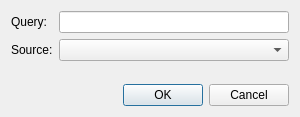
<?xml version="1.0" encoding="UTF-8"?>
<ui version="4.0">
 <class>SubscriptionAddEditView</class>
 <widget class="QDialog" name="SubscriptionAddEditView">
  <property name="geometry">
   <rect>
    <x>0</x>
    <y>0</y>
    <width>300</width>
    <height>117</height>
   </rect>
  </property>
  <property name="windowTitle">
   <string>New subscription</string>
  </property>
  <layout class="QGridLayout" name="gridLayout">
   <item row="2" column="0">
    <spacer name="spacer">
     <property name="orientation">
      <enum>Qt::Vertical</enum>
     </property>
     <property name="sizeHint" stdset="0">
      <size>
       <width>20</width>
       <height>40</height>
      </size>
     </property>
    </spacer>
   </item>
   <item row="3" column="0" colspan="2">
    <widget class="QDialogButtonBox" name="button_box">
     <property name="orientation">
      <enum>Qt::Horizontal</enum>
     </property>
     <property name="standardButtons">
      <set>QDialogButtonBox::Cancel|QDialogButtonBox::Ok</set>
     </property>
    </widget>
   </item>
   <item row="0" column="1">
    <widget class="QLineEdit" name="edit_query"/>
   </item>
   <item row="1" column="1">
    <widget class="QComboBox" name="combo_box_source"/>
   </item>
   <item row="1" column="0">
    <widget class="QLabel" name="label_source">
     <property name="text">
      <string>Source:</string>
     </property>
    </widget>
   </item>
   <item row="0" column="0">
    <widget class="QLabel" name="label_query">
     <property name="text">
      <string>Query:</string>
     </property>
    </widget>
   </item>
  </layout>
 </widget>
 <resources/>
 <connections>
  <connection>
   <sender>button_box</sender>
   <signal>accepted()</signal>
   <receiver>SubscriptionAddEditView</receiver>
   <slot>accept()</slot>
   <hints>
    <hint type="sourcelabel">
     <x>248</x>
     <y>254</y>
    </hint>
    <hint type="destinationlabel">
     <x>157</x>
     <y>274</y>
    </hint>
   </hints>
  </connection>
  <connection>
   <sender>button_box</sender>
   <signal>rejected()</signal>
   <receiver>SubscriptionAddEditView</receiver>
   <slot>reject()</slot>
   <hints>
    <hint type="sourcelabel">
     <x>316</x>
     <y>260</y>
    </hint>
    <hint type="destinationlabel">
     <x>286</x>
     <y>274</y>
    </hint>
   </hints>
  </connection>
 </connections>
</ui>
